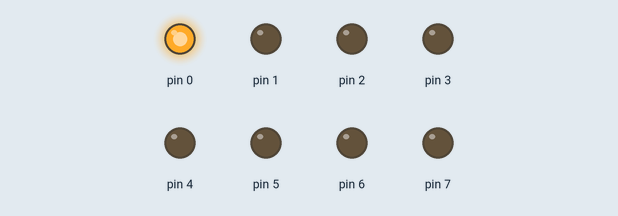
Simulated run of this sketch. Board: Arduino Uno, built with avr-gcc and run on an emulated ATmega328P. Parts: output pins drawn as LEDs (lit = HIGH).

Above: at 0.05 s.
At 0.65 s:
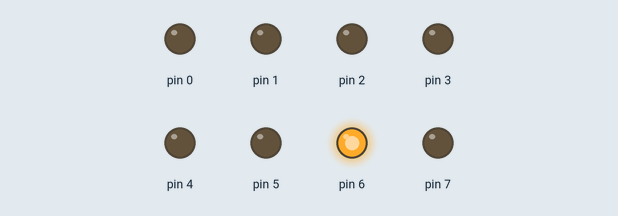
At 1.25 s:
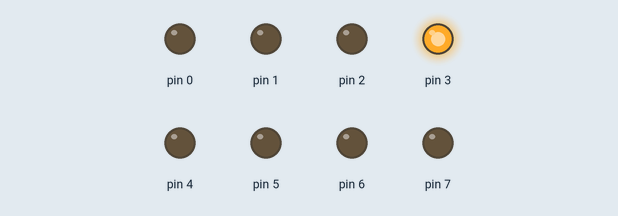
At 1.75 s:
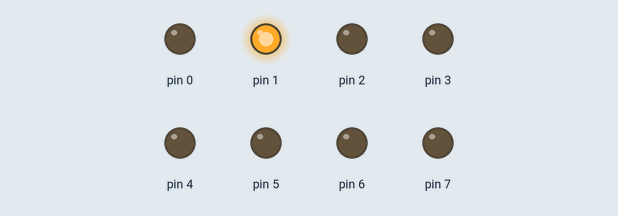
At 2.4 s:
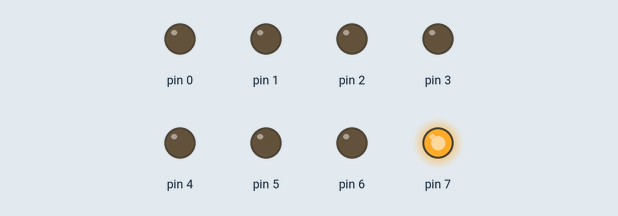
At 3.45 s:
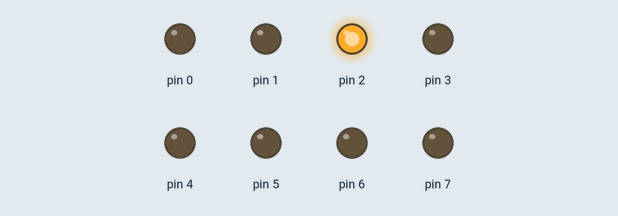
Timing chart, 0 to 3.8 s (numbered marks = the images above):
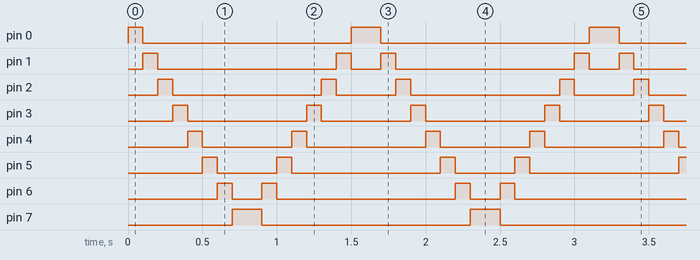

The sketch:

KitC.ino
```cpp
// (licence header left out)
#include <util/delay.h>   // libreria de delay

/**********************************************************************************************************
 *  Nombre:      Loop
 *  Retorna:     Nada
 *  Parametros:  Nada
 *  Descripcion: Loop general.
 **********************************************************************************************************/

int main(void) {
  DDRD = 0b11111111; // Todo el puerto D como salida

  while (1) {

    for(int i=0; i<= 7; i++){
        PORTD = (1<< i); // Escribe un byte multiplo de 2 en binario
        _delay_ms(100);
    }
    for(int i=7; i >= 0; i--){
        PORTD = (1<< i);
        _delay_ms(100);
    }
  }
  return (0);
}
```

Measured:
- by itself, pin 0: repeats every 1.6 s: LOW 1.4 s, HIGH 0.20 s
- by itself, pin 1: repeats every 1.6 s: LOW 1.2 s, HIGH 0.10 s, LOW 0.20 s, HIGH 0.10 s
- by itself, pin 2: repeats every 1.6 s: LOW 1.0 s, HIGH 0.10 s, LOW 0.40 s, HIGH 0.10 s
- by itself, pin 3: repeats every 1.6 s: LOW 0.80 s, HIGH 0.10 s, LOW 0.60 s, HIGH 0.10 s
- by itself, pin 4: repeats every 1.6 s: LOW 0.60 s, HIGH 0.10 s, LOW 0.80 s, HIGH 0.10 s
- by itself, pin 5: repeats every 1.6 s: LOW 0.40 s, HIGH 0.10 s, LOW 1.0 s, HIGH 0.10 s
- by itself, pin 6: repeats every 1.6 s: LOW 0.20 s, HIGH 0.10 s, LOW 1.2 s, HIGH 0.10 s
- by itself, pin 7: alternates HIGH for 0.20 s and LOW for 1.4 s
